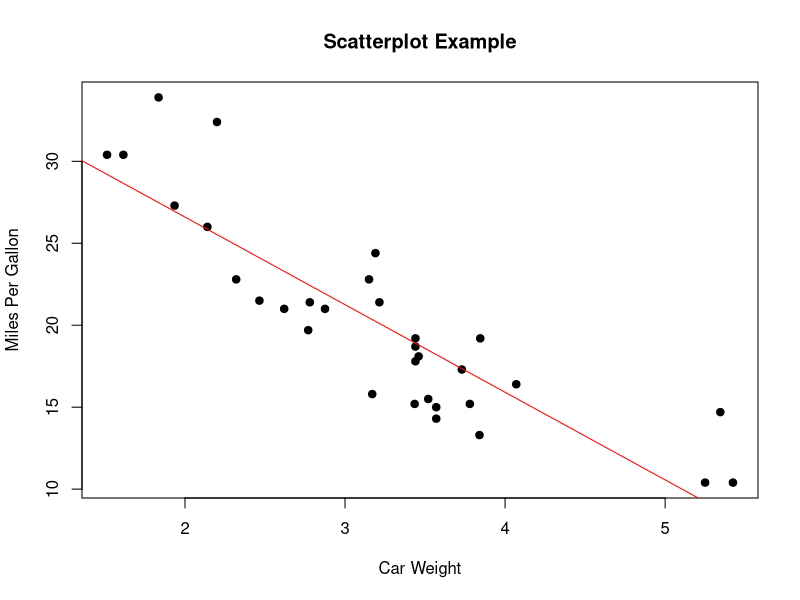

The R script that drew this image:
## ---- chunk 1
data("mtcars")
str(mtcars)
plot(mtcars$wt, mtcars$mpg, main = "Scatterplot Example", 
     xlab = "Car Weight", ylab = "Miles Per Gallon", pch = 19)
abline(lm(mpg ~ wt, data = mtcars), col = "red")
